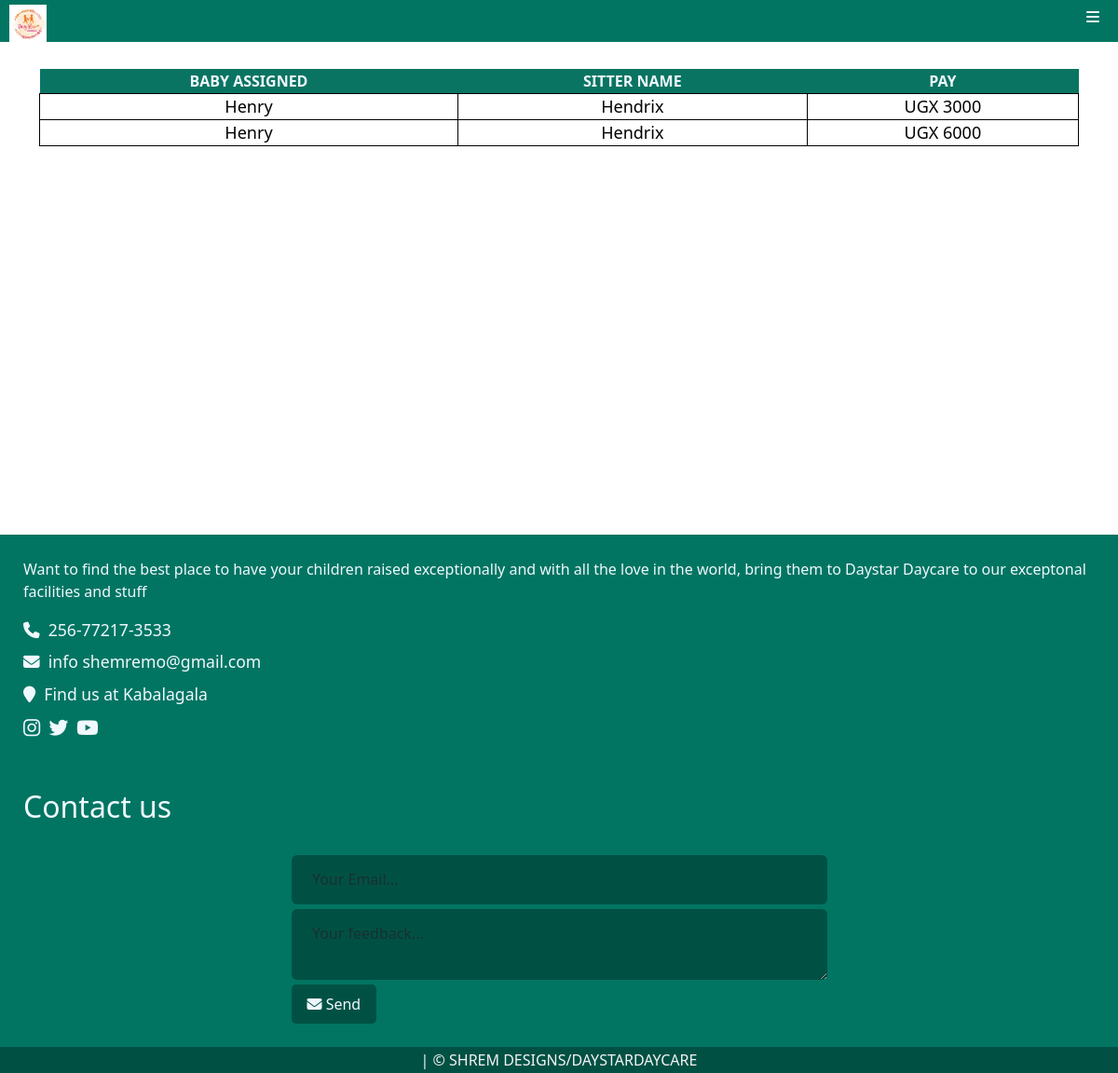
Before: /assignrecord/ (signed in) with the older database file.
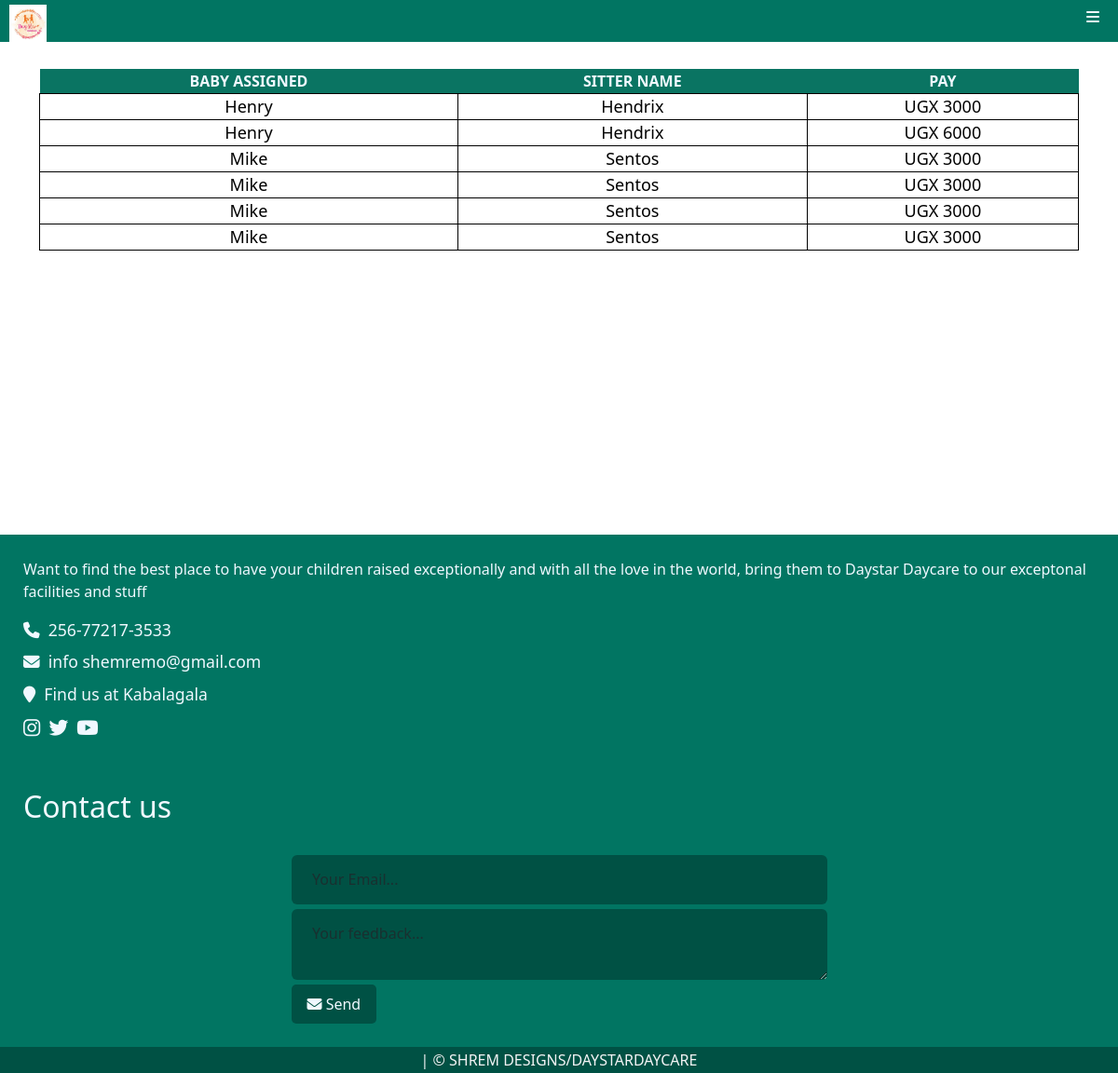
After: the same page with the newer database file.
### Daystarapp/models.py (models this page shows)
class Assignbaby(models.Model):
    baby_being_assigned_to =models.ForeignKey(Babiesreg, on_delete=models.CASCADE)
    sitter_name = models.ForeignKey(Sitterreg, on_delete=models.CASCADE)
    attendance = models.CharField(max_length=10, blank=True, null=True)
    daypay = models.IntegerField(null=True, blank=True)

class Babiesreg(models.Model):
    GENDER_CHOICES = [
        ('male', 'Male'),
        ('female', 'Female'),
    ]
    STAY_CHOICES = [
        ('fullday', 'Full day'),
        ('halfday', 'Half day'),
        ('monthly', 'Monthly'),
    ]
    babyname = models.CharField(max_length=100, null=True, blank=True)
    babyage = models.IntegerField(null=True, blank=True)
    baby_gender = models.CharField(max_length=100, null=True, blank=True, choices= GENDER_CHOICES)
    babyloc = models.CharField(max_length=100, null=True, blank=True)
    babyparent = models.CharField(max_length=100, null=True, blank=True)
    babyno = models.IntegerField(null=True, blank=True)
    dropper = models.CharField(max_length=100, null=True, blank=True)
    timein = models.DateTimeField(null=True, blank=True)
    period_of_stay = models.CharField(max_length=10,null=True, blank=True, choices=STAY_CHOICES)
    babypay = models.IntegerField( null=True, blank=True)
    def __str__(self):
        return self.babyname

class Sitterreg(models.Model):
    GENDER_CHOICES = [
        ('male', 'Male'),
        ('female', 'Female'),
    ]
    sittername = models.CharField(max_length=100, null=True, blank=True)
    sitterbirth = models.DateField( null=True, blank=True)
    sitter_gender = models.CharField(max_length=100, null=True, blank=True, choices=GENDER_CHOICES)
    sitterloc = models.CharField(max_length=100, null=True, blank=True)
    sitterNIN = models.CharField( max_length=30, null=True, blank=True)
    sitterno = models.IntegerField( null=True, blank=True)
    sitterkin =models.CharField(max_length=100, null=True, blank=True)
    sitterreco = models.CharField(max_length=100, null=True, blank=True)
    sitterreligion = models.CharField(max_length=100, null=True, blank=True)
    sittereduc = models.CharField(max_length=100, null=True, blank=True)
    def __str__(self):
        return self.sittername

### Daystarapp/views.py (the view)
# urls.py: path('assignrecord/', views.assignrec, name='assignrec'),
@login_required(login_url='index')
def assignrec(request):
    assign = Assignbaby.objects.all()
    return render(request, 'Daystarapp/assignrecord.html', {'assign': assign})

### Daystarapp/templates/Daystarapp/assignrecord.html (shortened to what this page needs)
{% extends "Daystarapp/base.html" %}
{% load static %}
{% load crispy_forms_tags %}
{% load bootstrap5 %}
{% block content %}
<br>
<div class="container" style="min-height: 500px;">
  <div style="overflow-x: auto">
    <table style="width: 100%;">
        <tr>
            <th>BABY ASSIGNED</th>
            <th>SITTER NAME</th>
            <th>PAY</th>
        </tr>
        {% for sits in assign %}
        <tr>
            <td>{{sits.baby_being_assigned_to}}</td>
            <td>{{sits.sitter_name}}</td>
            <td>UGX {{sits.daypay}}</td>
        </tr>
        {% endfor %}
    </table>
    <br>
  </div>
</div>
{% endblock %}

### Daystarapp/templates/Daystarapp/base.html (shortened to what this page needs)
{% load static %}
{% load crispy_forms_tags %}
<!DOCTYPE html>
<html lang="en">
<head>
    {% load bootstrap5 %}
    {% bootstrap_css %}
    <link rel = "stylesheet" href ="{% static 'css/style.css' %}">
</head>
<body>
  <header>
    <div class="logo">
      <img src="{% static 'img/day star logo.jpg' %}" alt="logo" height="40px">
    </div>
    <i class="fa fa-bars menu-toggle"></i>
  </header>
  {% block content %}
  {% endblock %}
  <div class="footer">
    <div class="footer-content">
      <div class="footer-section about">
        <p>
          Want to find the best place to have your children raised exceptionally and with all the love in the world, bring them to Daystar Daycare to our exceptonal facilities and stuff
        </p>
        <div class="contact">
          <span><i class="fas fa-phone"></i>&nbsp; 256-77217-3533</span>
          <span><i class="fas fa-envelope"></i>&nbsp; info shemremo@gmail.com</span>
          <span><i class="fa-solid fa-location-pin"></i>&nbsp; Find us at Kabalagala</span>
        </div>
        <div class="socials">
          <a href="https://www.instagram.com/"><i class="fab fa-instagram"></i></a>
          <a href="https://twitter.com/home"><i class="fab fa-twitter"></i></a>
          <a href="https://www.youtube.com/channel/UCbhNPOuIIrFl_WMtspCtyuA"><i class="fab fa-youtube"></i></a>
        </div>
      </div>
      <div class="footer-section contact-form">
        <h2> Contact us</h2>
        <br>
        <form action="index.html" method="post">
          <div><input type="email" name="email" class="text-input contact-input form-control" placeholder="Your Email..."></div>
          <div><textarea name="message" class="text-input contact-input form-control" placeholder="Your feedback..."></textarea></div>
          <button type="submit" class="btn btn-big contact-btn">
            <i class="fa fa-envelope"></i>
            Send
          </button>
        </form>
      </div>
    </div>
    <div class="footer-bottom">
    | &copy; SHREM DESIGNS/DAYSTARDAYCARE
    </div>
  </div>
</body>
</html>

### Daystarapp/static/css/style.css (style rules this page uses)
html, body { background-color: white; padding: 0% !important; margin: 0% !important; height: 100%; position: relative; }
* { padding: 0%; margin: 0%; }
header { height:45px; background-color: rgb(1, 117, 98); color: #f0f8ff; }
header .menu-toggle { display: none; }
header * { color:aliceblue; }
header .logo { float: left; height: inherit; margin-left: 10px; margin-top: 5px; }
.footer { background-color: rgb(1, 117, 98); color: aliceblue; display: inline-table; margin-bottom: 0; }
.footer .footer-content { display: flex; }
.footer .footer-content .footer-section { flex: 1; padding: 25px; }
.footer .footer-content .footer-section a { color: aliceblue; text-decoration: none; }
.footer .footer-content .about .contact span { display: block; font-size: 1.1em; margin-bottom: 8px; }
.footer .footer-content .about .socials a { width: 20px; height: 20px; padding-top: 5px; margin-right: 5px; text-align: center; display: inline block; font-size: 1.3em; transition: all .3s; }
.footer .footer-content .contact-form .contact-input { background-color: rgb(0, 81, 68); color:#f0f8ff; margin-bottom: 5px; line-height: 1.5rem; padding: .9rem 1.4rem; border: none; }
.btn { padding: .5rem 1rem; background-color: rgb(0, 81, 68); color: aliceblue; border-radius: 5px; }
.footer .footer-bottom { background-color: rgb(0, 81, 68); color: rgb(243, 243, 244); width: 100%; text-align: center; padding: 2px; margin-bottom: 0%; }
form { align-items: center; width: 50%; margin: 0 auto; }
::placeholder { color: #f0f8ff; }
table { width: 100%; color: #f0f8ff; text-align: center; }
th { padding: 1px; background-color: rgb(10, 116, 98); }
td { font-size: large; border: 1px solid black; color: black; background-color: white; }
@media only screen and (max-width: 1200px) { header { width:100%; position: relative; } }
@media only screen and (max-width: 1200px) { header .menu-toggle { display: block; position: absolute; right: 20px; top: 10px; } }
@media only screen and (max-width: 1200px) { .footer { width: 100%; } }
@media only screen and (max-width: 1200px) { table { width: 100%; } }
@media only screen and (max-width: 1200px) { .footer .footer-content { display: block; } }

Changed rows visible on the page:
added Assignbaby: baby_being_assigned_to "Mike", sitter_name "Sentos", daypay "3000"
added Assignbaby: baby_being_assigned_to "Mike", sitter_name "Sentos", daypay "3000"
added Assignbaby: baby_being_assigned_to "Mike", sitter_name "Sentos", daypay "3000"
added Assignbaby: baby_being_assigned_to "Mike", sitter_name "Sentos", daypay "3000"
